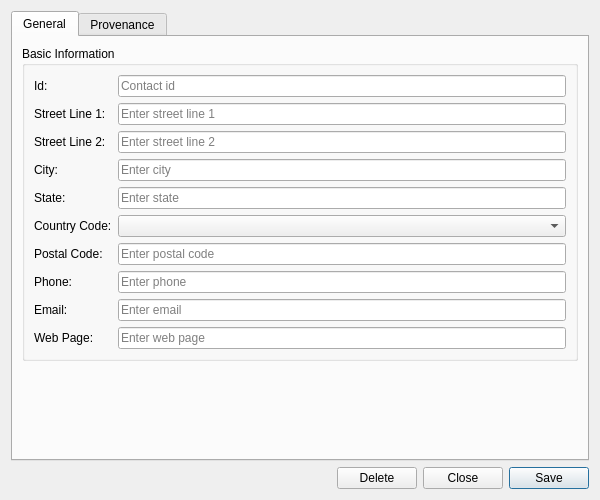
<?xml version="1.0" encoding="UTF-8"?>
<ui version="4.0">
 <class>AccountContactInformationDetailDialog</class>
 <widget class="QWidget" name="AccountContactInformationDetailDialog">
  <property name="geometry">
   <rect>
    <x>0</x>
    <y>0</y>
    <width>600</width>
    <height>500</height>
   </rect>
  </property>
  <property name="sizePolicy">
   <sizepolicy hsizetype="Preferred" vsizetype="Preferred">
    <horstretch>0</horstretch>
    <verstretch>0</verstretch>
   </sizepolicy>
  </property>
  <property name="minimumSize">
   <size>
    <width>600</width>
    <height>500</height>
   </size>
  </property>
  <property name="windowTitle">
   <string>Account Contact Information Details</string>
  </property>
  <layout class="QVBoxLayout" name="verticalLayout">
   <item>
    <widget class="QTabWidget" name="tabWidget">
     <property name="currentIndex"><number>0</number></property>
     <widget class="QWidget" name="generalTab">
      <attribute name="title"><string>General</string></attribute>
      <layout class="QVBoxLayout" name="generalLayout">
       <item>
        <widget class="QGroupBox" name="basicInfoGroup">
         <property name="title">
          <string>Basic Information</string>
         </property>
         <layout class="QFormLayout" name="formLayout">
          <item row="0" column="0">
           <widget class="QLabel" name="labelId">
            <property name="text">
             <string>Id:</string>
            </property>
           </widget>
          </item>
          <item row="0" column="1">
           <widget class="QLineEdit" name="idEdit">
            <property name="placeholderText">
             <string>Contact id</string>
            </property>
            <property name="readOnly">
             <bool>true</bool>
            </property>
           </widget>
          </item>
          <item row="1" column="0">
           <widget class="QLabel" name="labelStreetLine1">
            <property name="text">
             <string>Street Line 1:</string>
            </property>
           </widget>
          </item>
          <item row="1" column="1">
           <widget class="QLineEdit" name="streetLine1Edit">
            <property name="placeholderText">
             <string>Enter street line 1</string>
            </property>
           </widget>
          </item>
          <item row="2" column="0">
           <widget class="QLabel" name="labelStreetLine2">
            <property name="text">
             <string>Street Line 2:</string>
            </property>
           </widget>
          </item>
          <item row="2" column="1">
           <widget class="QLineEdit" name="streetLine2Edit">
            <property name="placeholderText">
             <string>Enter street line 2</string>
            </property>
           </widget>
          </item>
          <item row="3" column="0">
           <widget class="QLabel" name="labelCity">
            <property name="text">
             <string>City:</string>
            </property>
           </widget>
          </item>
          <item row="3" column="1">
           <widget class="QLineEdit" name="cityEdit">
            <property name="placeholderText">
             <string>Enter city</string>
            </property>
           </widget>
          </item>
          <item row="4" column="0">
           <widget class="QLabel" name="labelState">
            <property name="text">
             <string>State:</string>
            </property>
           </widget>
          </item>
          <item row="4" column="1">
           <widget class="QLineEdit" name="stateEdit">
            <property name="placeholderText">
             <string>Enter state</string>
            </property>
           </widget>
          </item>
          <item row="5" column="0">
           <widget class="QLabel" name="labelCountryCode">
            <property name="text">
             <string>Country Code:</string>
            </property>
           </widget>
          </item>
          <item row="5" column="1">
           <widget class="QComboBox" name="countryCodeCombo">
            <property name="insertPolicy">
             <enum>QComboBox::NoInsert</enum>
            </property>
           </widget>
          </item>
          <item row="6" column="0">
           <widget class="QLabel" name="labelPostalCode">
            <property name="text">
             <string>Postal Code:</string>
            </property>
           </widget>
          </item>
          <item row="6" column="1">
           <widget class="QLineEdit" name="postalCodeEdit">
            <property name="placeholderText">
             <string>Enter postal code</string>
            </property>
           </widget>
          </item>
          <item row="7" column="0">
           <widget class="QLabel" name="labelPhone">
            <property name="text">
             <string>Phone:</string>
            </property>
           </widget>
          </item>
          <item row="7" column="1">
           <widget class="QLineEdit" name="phoneEdit">
            <property name="placeholderText">
             <string>Enter phone</string>
            </property>
           </widget>
          </item>
          <item row="8" column="0">
           <widget class="QLabel" name="labelEmail">
            <property name="text">
             <string>Email:</string>
            </property>
           </widget>
          </item>
          <item row="8" column="1">
           <widget class="QLineEdit" name="emailEdit">
            <property name="placeholderText">
             <string>Enter email</string>
            </property>
           </widget>
          </item>
          <item row="9" column="0">
           <widget class="QLabel" name="labelWebPage">
            <property name="text">
             <string>Web Page:</string>
            </property>
           </widget>
          </item>
          <item row="9" column="1">
           <widget class="QLineEdit" name="webPageEdit">
            <property name="placeholderText">
             <string>Enter web page</string>
            </property>
           </widget>
          </item>
         </layout>
        </widget>
       </item>
       <item>
        <spacer name="verticalSpacer">
         <property name="orientation">
          <enum>Qt::Vertical</enum>
         </property>
         <property name="sizeHint" stdset="0">
          <size>
           <width>20</width>
           <height>40</height>
          </size>
         </property>
        </spacer>
       </item>
      </layout>
     </widget>
     <widget class="QWidget" name="provenanceTab">
      <attribute name="title"><string>Provenance</string></attribute>
      <layout class="QVBoxLayout" name="provenanceTabLayout">
       <item>
        <widget class="ores::qt::ProvenanceWidget" name="provenanceWidget" native="true"/>
       </item>
      </layout>
     </widget>
    </widget>
   </item>
   <item>
    <layout class="QHBoxLayout" name="buttonLayout">
     <item>
      <spacer name="horizontalSpacer">
       <property name="orientation">
        <enum>Qt::Horizontal</enum>
       </property>
       <property name="sizeHint" stdset="0">
        <size>
         <width>40</width>
         <height>20</height>
        </size>
       </property>
      </spacer>
     </item>
     <item>
      <widget class="QPushButton" name="deleteButton">
       <property name="text">
        <string>Delete</string>
       </property>
      </widget>
     </item>
     <item>
      <widget class="QPushButton" name="closeButton">
       <property name="text">
        <string>Close</string>
       </property>
      </widget>
     </item>
     <item>
      <widget class="QPushButton" name="saveButton">
       <property name="text">
        <string>Save</string>
       </property>
       <property name="default">
        <bool>true</bool>
       </property>
      </widget>
     </item>
    </layout>
   </item>
  </layout>
 </widget>
 <customwidgets>
  <customwidget>
   <class>ores::qt::ProvenanceWidget</class>
   <extends>QWidget</extends>
   <header>ores.qt/ProvenanceWidget.hpp</header>
  </customwidget>
 </customwidgets>
 <resources/>
 <connections/>
</ui>
